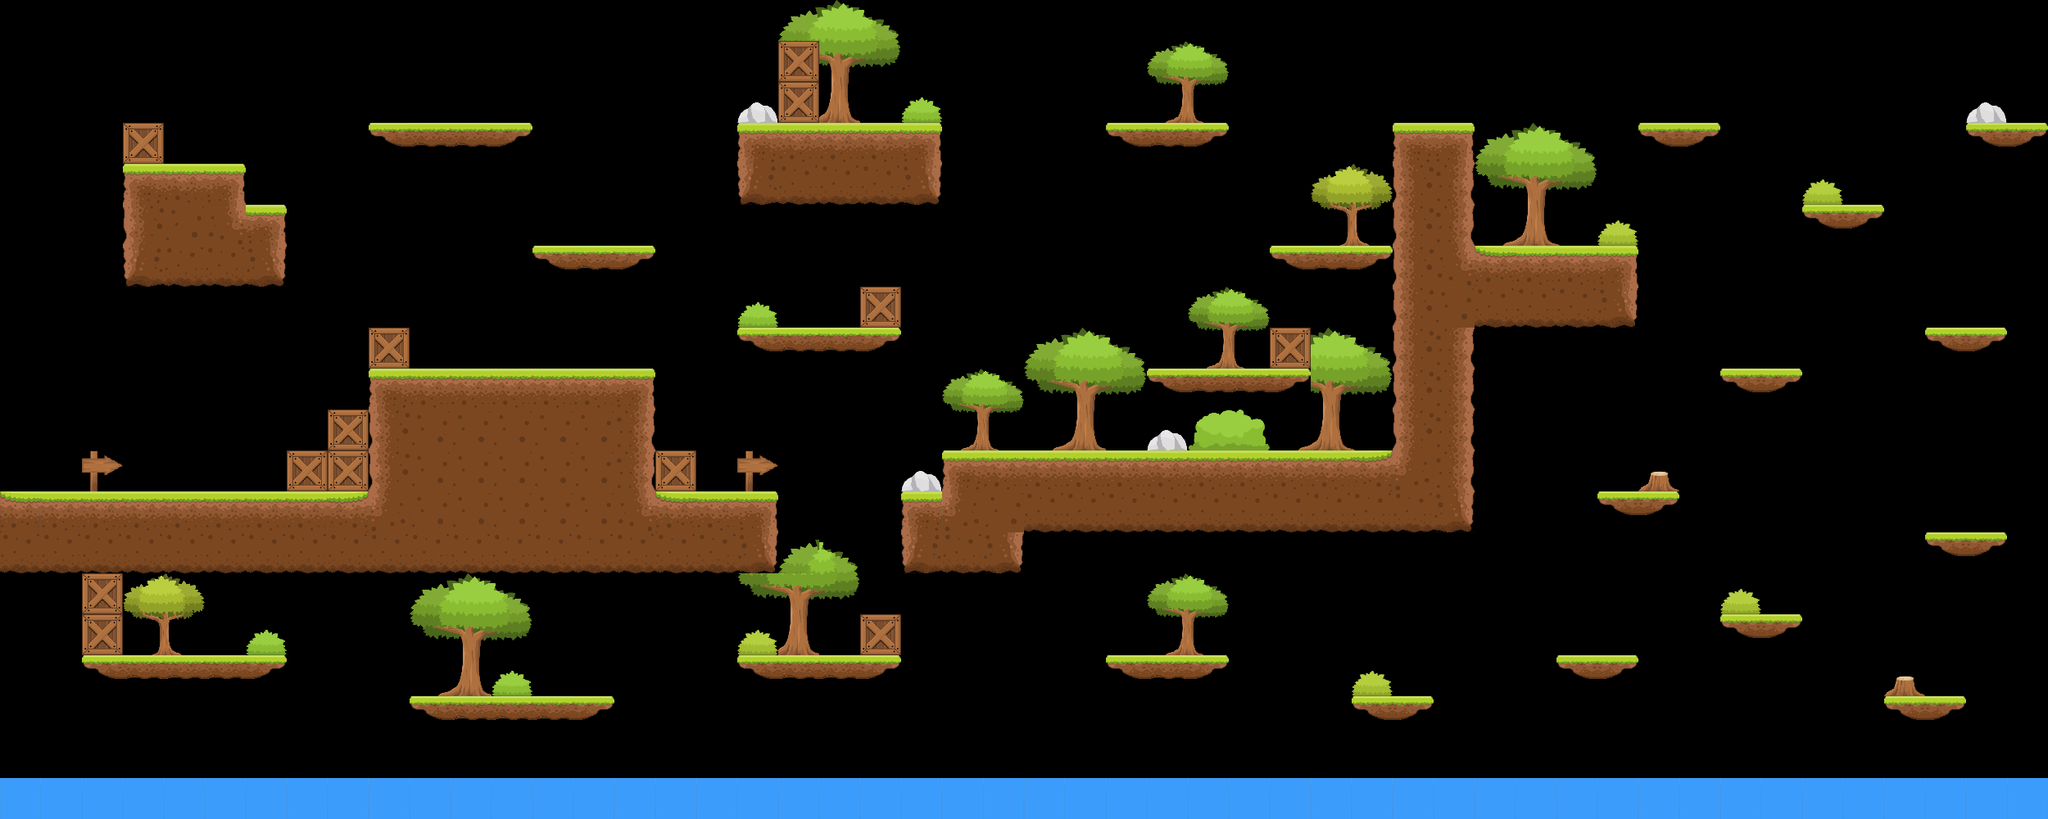

Rendered tile map (Tiled .tmx) drawn with the repository's tilesets; below, a short description and the map source with its tile grids summarised:
An orthogonal 50x20 tile map with 50x50 px tiles, 1 tile layer (Ground), 2 tilesets and 82 objects.

<map version="1.0" orientation="orthogonal" renderorder="left-down" width="50" height="20" tilewidth="50" tileheight="50" nextobjectid="158">
 <tileset firstgid="1" name="TileSetNewWorld" tilewidth="50" tileheight="50" tilecount="54" columns="3">
  <image source="TileSetNewWorld.PNG" width="150" height="900" />
 </tileset>
 <tileset firstgid="55" name="TileSetObjects" tilewidth="50" tileheight="50" tilecount="30" columns="5">
  <image source="TileSetObjects.PNG" width="250" height="300" />
 </tileset>
 <layer name="Ground" width="50" height="20">
  <data>[1000 cells, 344 non-empty, 42 distinct tile ids]</data>
 </layer>
 <objectgroup name="Object Layer Trees" />
 <objectgroup name="Object Layer Mushrooms">
  <object id="3" gid="26" x="450" y="401" width="50" height="50" />
  <object id="4" gid="26" x="250" y="600" width="50" height="50" />
  <object id="5" gid="26" x="601" y="150" width="50" height="50" />
  <object id="6" gid="26" x="951" y="399" width="50" height="50" />
  <object id="7" gid="26" x="750" y="300" width="50" height="50" />
  <object id="8" gid="26" x="150" y="150" width="50" height="50" />
  <object id="9" gid="26" x="651" y="450" width="50" height="50" />
  <object id="10" gid="26" x="924" y="801" width="50" height="50" />
  <object id="11" gid="26" x="573" y="850" width="50" height="50" />
  <object id="12" gid="26" x="198" y="801" width="50" height="50" />
  <object id="13" gid="26" x="1049" y="150" width="50" height="50" />
  <object id="14" gid="26" x="1354" y="155" width="50" height="50" />
  <object id="15" gid="26" x="1456" y="450" width="50" height="50" />
  <object id="16" gid="26" x="1642" y="300" width="50" height="50" />
  <object id="17" gid="26" x="1351" y="800" width="50" height="50" />
  <object id="18" gid="26" x="1951" y="600" width="50" height="50" />
  <object id="19" gid="26" x="2353" y="403" width="50" height="50" />
  <object id="20" gid="26" x="2041" y="150" width="50" height="50" />
  <object id="21" gid="26" x="1903" y="305" width="50" height="50" />
  <object id="22" gid="26" x="2401" y="150" width="50" height="50" />
  <object id="23" gid="26" x="2356" y="653" width="50" height="50" />
  <object id="24" gid="26" x="2119" y="449" width="50" height="50" />
  <object id="25" gid="26" x="2116" y="750" width="50" height="50" />
  <object id="26" gid="26" x="2347" y="849" width="50" height="50" />
  <object id="27" gid="26" x="1690" y="851" width="50" height="50" />
  <object id="28" gid="26" x="1924" y="800" width="50" height="50" />
 </objectgroup>
 <objectgroup name="Object Layer Boxes">
  <object id="151" gid="19" x="1700" y="150" width="50" height="50" />
  <object id="152" gid="19" x="1750" y="150" width="50" height="50" />
  <object id="153" gid="19" x="1750" y="100" width="50" height="50" />
  <object id="154" gid="19" x="1700" y="100" width="50" height="50" />
  <object id="155" gid="19" x="1700" y="50" width="50" height="50" />
  <object id="156" gid="19" x="1750" y="50" width="50" height="50" />
 </objectgroup>
 <objectgroup name="Object Layer Water">
  <object id="46" gid="11" x="0" y="950" width="50" height="50" />
  <object id="47" gid="11" x="50" y="950" width="50" height="50" />
  <object id="49" gid="11" x="100" y="950" width="50" height="50" />
  <object id="50" gid="11" x="150" y="950" width="50" height="50" />
  <object id="51" gid="11" x="200" y="950" width="50" height="50" />
  <object id="52" gid="11" x="250" y="950" width="50" height="50" />
  <object id="53" gid="11" x="300" y="950" width="50" height="50" />
  <object id="54" gid="11" x="350" y="950" width="50" height="50" />
  <object id="55" gid="11" x="400" y="950" width="50" height="50" />
  <object id="56" gid="11" x="450" y="950" width="50" height="50" />
  <object id="57" gid="11" x="500" y="950" width="50" height="50" />
  <object id="58" gid="11" x="550" y="950" width="50" height="50" />
  <object id="61" gid="11" x="600" y="950" width="50" height="50" />
  <object id="62" gid="11" x="650" y="950" width="50" height="50" />
  <object id="63" gid="11" x="700" y="950" width="50" height="50" />
  <object id="64" gid="11" x="750" y="950" width="50" height="50" />
  <object id="66" gid="11" x="800" y="950" width="50" height="50" />
  <object id="67" gid="11" x="850" y="950" width="50" height="50" />
  <object id="68" gid="11" x="900" y="950" width="50" height="50" />
  <object id="69" gid="11" x="950" y="950" width="50" height="50" />
  <object id="70" gid="11" x="1000" y="950" width="50" height="50" />
  <object id="71" gid="11" x="1050" y="950" width="50" height="50" />
  <object id="72" gid="11" x="1100" y="950" width="50" height="50" />
  <object id="73" gid="11" x="1150" y="950" width="50" height="50" />
  <object id="74" gid="11" x="1200" y="950" width="50" height="50" />
  <object id="75" gid="11" x="1250" y="950" width="50" height="50" />
  <object id="76" gid="11" x="1300" y="950" width="50" height="50" />
  <object id="77" gid="11" x="1350" y="950" width="50" height="50" />
  <object id="78" gid="11" x="1400" y="950" width="50" height="50" />
  <object id="79" gid="11" x="1450" y="950" width="50" height="50" />
  <object id="80" gid="11" x="1500" y="950" width="50" height="50" />
  <object id="81" gid="11" x="1550" y="950" width="50" height="50" />
  <object id="82" gid="11" x="1600" y="950" width="50" height="50" />
  <object id="83" gid="11" x="1650" y="950" width="50" height="50" />
  <object id="84" gid="11" x="1700" y="950" width="50" height="50" />
  <object id="85" gid="11" x="1750" y="950" width="50" height="50" />
  <object id="86" gid="11" x="1800" y="950" width="50" height="50" />
  <object id="87" gid="11" x="1850" y="950" width="50" height="50" />
  <object id="88" gid="11" x="1900" y="950" width="50" height="50" />
  <object id="89" gid="11" x="1950" y="950" width="50" height="50" />
  <object id="90" gid="11" x="2000" y="950" width="50" height="50" />
  <object id="91" gid="11" x="2050" y="950" width="50" height="50" />
  <object id="92" gid="11" x="2100" y="950" width="50" height="50" />
  <object id="93" gid="11" x="2150" y="950" width="50" height="50" />
  <object id="94" gid="11" x="2200" y="950" width="50" height="50" />
  <object id="95" gid="11" x="2250" y="950" width="50" height="50" />
  <object id="96" gid="11" x="2300" y="950" width="50" height="50" />
  <object id="97" gid="11" x="2350" y="950" width="50" height="50" />
  <object id="98" gid="11" x="2400" y="950" width="50" height="50" />
  <object id="99" gid="11" x="2450" y="950" width="50" height="50" />
 </objectgroup>
</map>